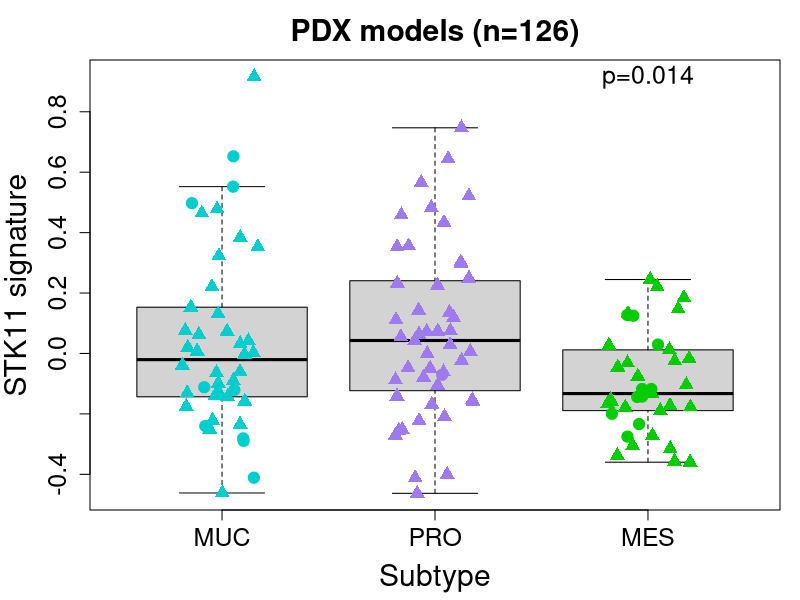
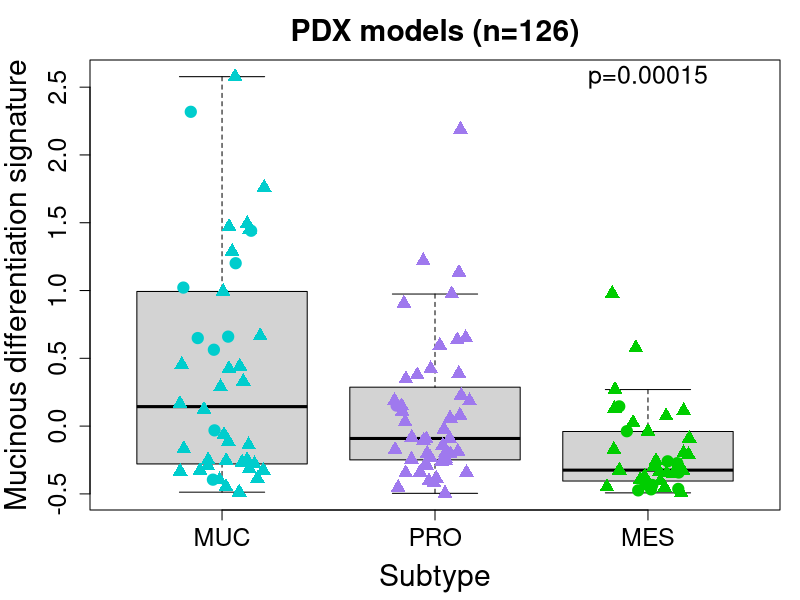

R code for these plots, in order:
study <- "PDX models"
data <- read.table("../data/PDX_KRASall_subtypes.tsv", sep="\t", header=TRUE, check.names=FALSE)
data <- data[!data$Subtype %in% "unclassified", ]
data$Subtype <- factor(data$Subtype, levels=c("MUC", "PRO", "MES"))
nbTumors <- nrow(data)

colors <- rep("cyan3", nbTumors)
colors[data$Subtype %in% "PRO"] <- "mediumpurple2"
colors[data$Subtype %in% "MES"] <- "green3"
pchs <- rep(19, nbTumors)
pchs[data$KRAS %in% "WT"] <- 17
pchs[is.na(data$KRAS)] <- 18


pdf("../figures/Fig4_PDX_STK11signatureBySubtype.pdf", width=5.5, height=6.5)
par(mar=c(4.5, 4.5, 3, 1))
boxplot(data$STK11_deficiency_signature ~ data$Subtype, outline=FALSE,
				ylab="STK11 signature", xlab="Subtype", main=paste0(study," (n=",nbTumors,")"),
				cex.lab=1.8, cex.axis=1.5, cex.main=1.8, ylim=range(data$STK11_deficiency_signature))
points(jitter(as.numeric(data$Subtype)), data$STK11_deficiency_signature,
					col=colors, pch=pchs, cex=1.5)
pval <- signif(kruskal.test(data$STK11_deficiency_signature ~ data$Subtype)$p.value, 2)
text(x=3, y=max(data$STK11_deficiency_signature), labels=paste0("p=",pval), cex=1.5)
dev.off()

t.test(data$STK11_deficiency_signature[data$Subtype %in% "PRO"],
			data$STK11_deficiency_signature[data$Subtype %in% c("MUC","MES")],
			alternative = "greater")$p.value

pdf("../figures/Fig3_PDX_MucinoussignatureBySubtype.pdf", width=5.5, height=6.5)
par(mar=c(4.5, 4.5, 3, 1))
boxplot(data$Mucinous_differentiation_signature ~ data$Subtype, outline=FALSE,
				ylab="Mucinous differentiation signature", xlab="Subtype", main=paste0(study," (n=",nbTumors,")"),
				cex.lab=1.8, cex.axis=1.5, cex.main=1.8, ylim=range(data$Mucinous_differentiation_signature))
points(jitter(as.numeric(data$Subtype)), data$Mucinous_differentiation_signature,
					col=colors, pch=pchs, cex=1.5)
pval <- signif(kruskal.test(data$Mucinous_differentiation_signature ~ data$Subtype)$p.value, 2)
text(x=3, y=max(data$Mucinous_differentiation_signature), labels=paste0("p=",pval), cex=1.5)
dev.off()

t.test(data$Mucinous_differentiation_signature[data$Subtype %in% "MUC"],
			data$Mucinous_differentiation_signature[data$Subtype %in% c("PRO","MES")],
			alternative = "greater")$p.value
